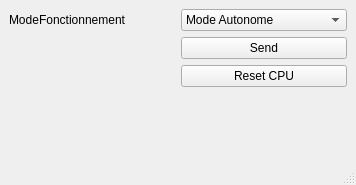
<?xml version="1.0" encoding="UTF-8"?>
<ui version="4.0">
 <class>ihm_ModeFonctionnementCPU</class>
 <widget class="QMainWindow" name="ihm_ModeFonctionnementCPU">
  <property name="geometry">
   <rect>
    <x>0</x>
    <y>0</y>
    <width>356</width>
    <height>185</height>
   </rect>
  </property>
  <property name="windowTitle">
   <string>MainWindow</string>
  </property>
  <widget class="QWidget" name="centralwidget">
   <layout class="QGridLayout" name="gridLayout">
    <item row="0" column="0">
     <widget class="QLabel" name="label">
      <property name="text">
       <string>ModeFonctionnement</string>
      </property>
     </widget>
    </item>
    <item row="0" column="1">
     <widget class="QComboBox" name="ModeFonctionnement">
      <item>
       <property name="text">
        <string>Mode Autonome</string>
       </property>
      </item>
      <item>
       <property name="text">
        <string>Mode Piloté Labotbox</string>
       </property>
      </item>
      <item>
       <property name="text">
        <string>Mode Terminal</string>
       </property>
      </item>
     </widget>
    </item>
    <item row="1" column="1">
     <widget class="QPushButton" name="pb_send">
      <property name="text">
       <string>Send</string>
      </property>
     </widget>
    </item>
    <item row="2" column="1">
     <widget class="QPushButton" name="pb_reset_cpu">
      <property name="text">
       <string>Reset CPU</string>
      </property>
     </widget>
    </item>
    <item row="3" column="1">
     <spacer name="verticalSpacer">
      <property name="orientation">
       <enum>Qt::Vertical</enum>
      </property>
      <property name="sizeHint" stdset="0">
       <size>
        <width>20</width>
        <height>27</height>
       </size>
      </property>
     </spacer>
    </item>
   </layout>
  </widget>
  <widget class="QMenuBar" name="menubar">
   <property name="geometry">
    <rect>
     <x>0</x>
     <y>0</y>
     <width>356</width>
     <height>22</height>
    </rect>
   </property>
  </widget>
  <widget class="QStatusBar" name="statusbar"/>
 </widget>
 <resources/>
 <connections/>
</ui>
